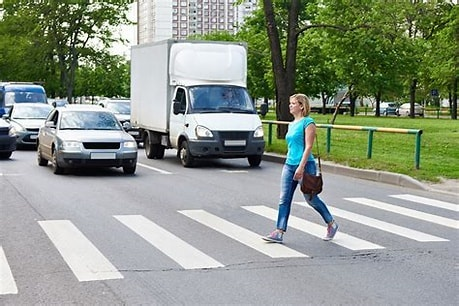
#> input picture HaarCascade/Images/body.jpg, 459 x 306 px; its folder holds only this picture in this run
$ python hsdetect.py --images ../../HaarCascade/Images
#> lines starting #> are read from the running program, lines starting #| are printed output that depends on the picture; after the words box and inside, x2 and y2 are one past the last pixel; in counts of white or black regions, pixels touching at a corner belong together
import argparse
import cv2
from imutils import paths
import imutils
import numpy as np
from imutils.object_detection import non_max_suppression

#arguments for using the terminal
ap = argparse.ArgumentParser()
ap.add_argument("-i", "--images", required=True, help="path to images directory")
args = vars(ap.parse_args())

#HOG Detector
hog = cv2.HOGDescriptor()
hog.setSVMDetector(cv2.HOGDescriptor_getDefaultPeopleDetector())

for imagePath in paths.list_images(args["images"]):
    image = cv2.imread(imagePath)
#> image is the input picture: shape (306, 459, 3); mean B, G, R 137.6, 151.5, 142.2
    image = imutils.resize(image, width=min(400, image.shape[1]))
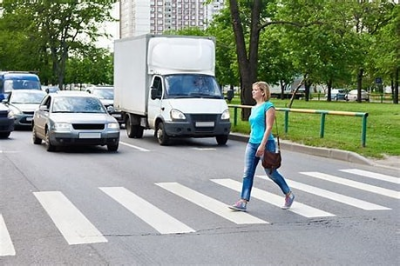
#> image: shape (266, 400, 3); mean B, G, R 137.6, 151.5, 142.2
    orig = image.copy()

    (rects, weights) = hog.detectMultiScale(image, winStride=(4,4), padding=(8,8), scale=1.05)
#> rects = [[221, 63, 81, 161]]; weights = [0.711]

    for (x,y,w,h) in rects:
        cv2.rectangle(orig, (x,y), (x+w,y+h), (0,0,255), 2)
#> this loop made 1 pass
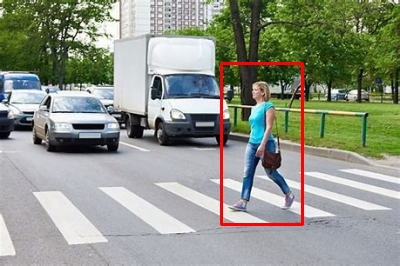
#> orig: shape (266, 400, 3); 1.36% of pixels changed, all inside (x1, y1, x2, y2) = (220, 62, 304, 226)

    rects = np.array([[x,y,x+w,y+h] for (x,y,w,h) in rects])
#> rects = [[221, 63, 302, 224]]
    pick = non_max_suppression(rects, probs=None, overlapThresh=0.65)
#> pick = [[221, 63, 302, 224]]

    for (xA,yA,xB,yB) in pick:
        cv2.rectangle(image, (xA,yA), (xB,yB), (0,255,0), 2)
#> this loop made 1 pass
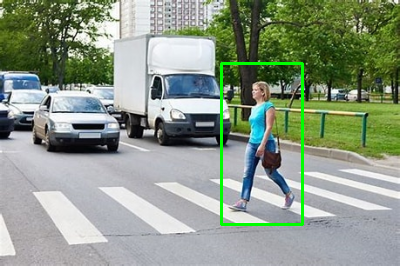
#> image: shape (266, 400, 3); 1.36% of pixels changed, all inside (x1, y1, x2, y2) = (220, 62, 304, 226)

    filename = imagePath[imagePath.rfind("/") + 1:]
    print("[INFO] {}: {} original boxes, {} after suppression".format(filename, len(rects), len(pick)))
#| [INFO] body.jpg: 1 original boxes, 1 after suppression

    cv2.imshow("Before NMS", orig)
    cv2.imshow("After NMS", image)
    cv2.waitKey(0)

$ run again, on HaarCascade/Images/pedtest1.jpg
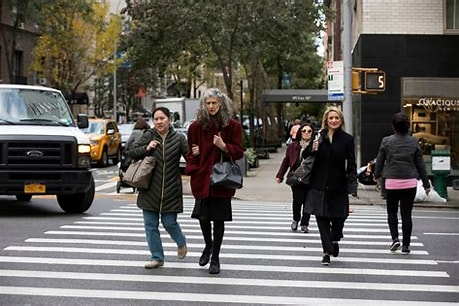
#> input picture HaarCascade/Images/pedtest1.jpg, 459 x 306 px
#> image is the input picture: shape (306, 459, 3); mean B, G, R 93.6, 98.8, 102.3
#> `(rects, weights) = hog.detectMultiScale(image, winStride=(4,4), paddin..`: rects = [[236, 80, 81, 163], [309, 82, 81, 161], [147, 94, 83, 166], [95, 82, 89, 178]]; weights = [1.7, 3.9, 1.78, 1.13]
#> the loop `for (x,y,w,h) in rects:` made 4 passes
#> after the loop `for (x,y,w,h) in rects:`:
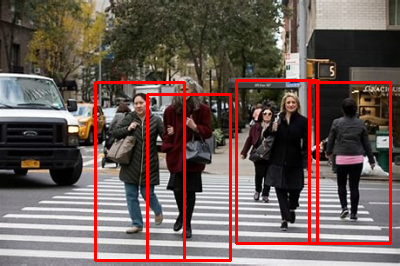
#> orig: shape (266, 400, 3); mean B, G, R 87.5, 92.7, 109.9
#> `rects = np.array([[x,y,x+w,y+h] for (x,y,w,h) in rects])`: rects = [[236, 80, 317, 243], [309, 82, 390, 243], [147, 94, 230, 260], [95, 82, 184, 260]]
#> pick = [[95, 82, 184, 260], [147, 94, 230, 260], [309, 82, 390, 243], [236, 80, 317, 243]]
#> the loop `for (xA,yA,xB,yB) in pick:` made 4 passes
#> after the loop `for (xA,yA,xB,yB) in pick:`:
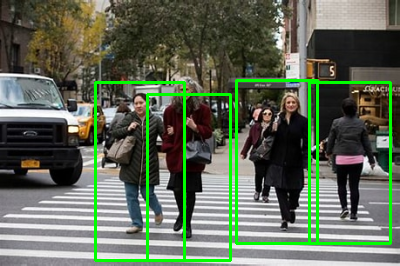
#> image: shape (266, 400, 3); mean B, G, R 87.5, 106.6, 96
#| [INFO] pedtest1.jpg: 4 original boxes, 4 after suppression
